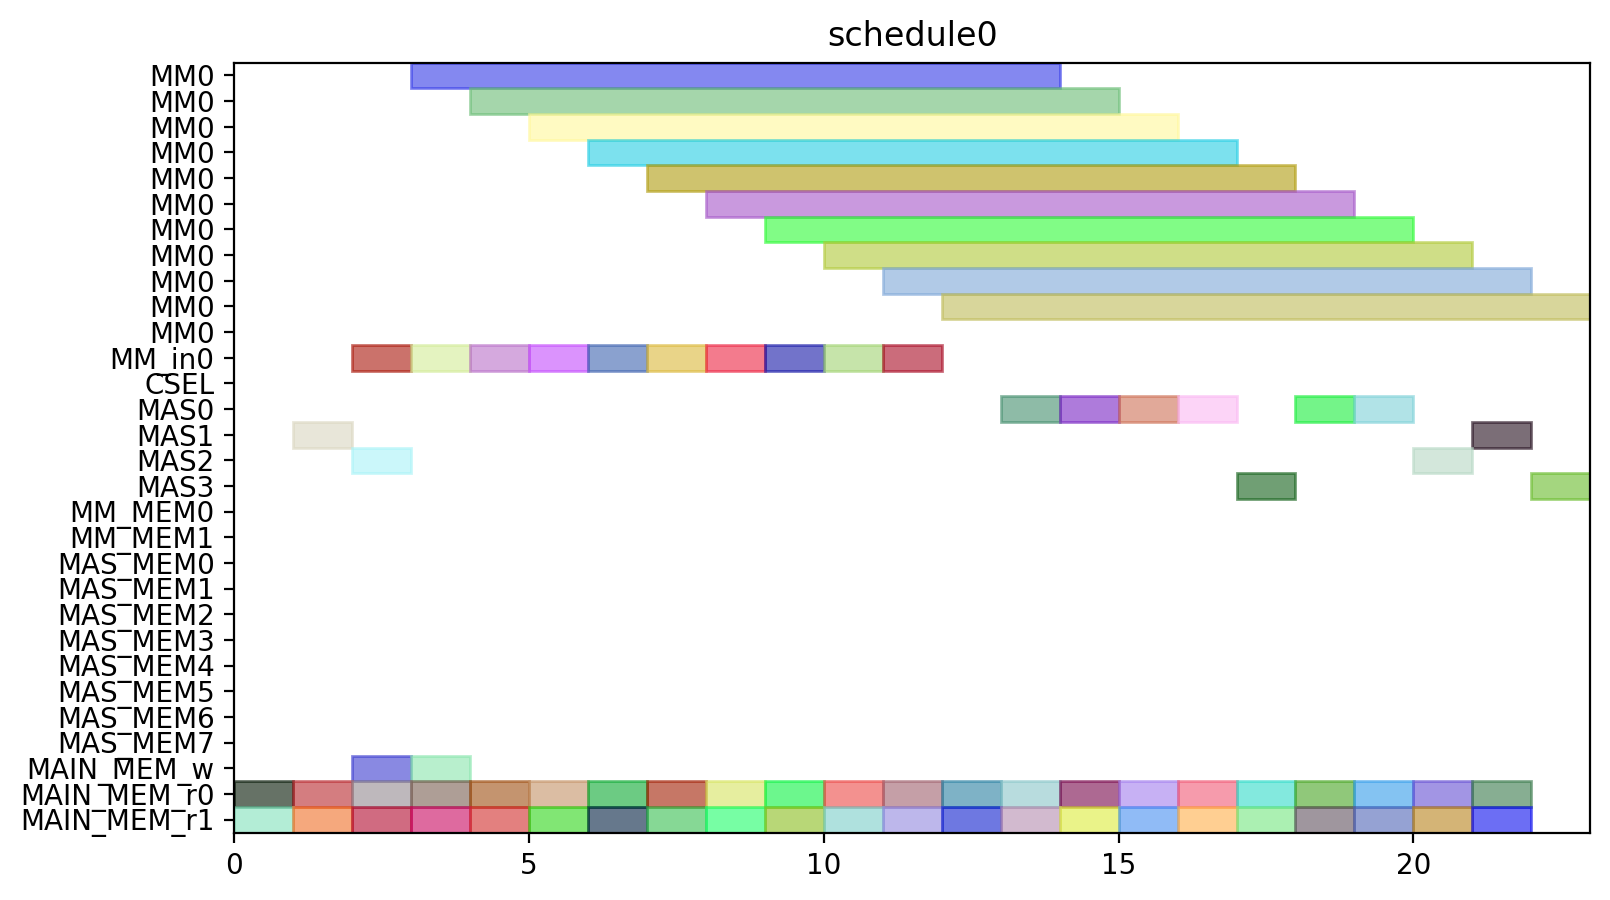

Write the Python code that produced this figure.
from pyschedule import Scenario, solvers, plotters, alt


def solve():
	horizon = 120
	S = Scenario("schedule0", horizon=horizon)

	# resource
	MM = S.Resources('MM', num=1, size=11)
	MM_in = S.Resources('MM_in', num=1)
	CSEL = S.Resource('CSEL')
	MAS = S.Resources('MAS', num=4, size=1, periods=range(1, horizon))
	MM_MEM = S.Resources('MM_MEM', num=2)
	MAS_MEM = S.Resources('MAS_MEM', num=8)
	MAIN_MEM_w = S.Resource('MAIN_MEM_w', size=1)
	MAIN_MEM_r = S.Resources('MAIN_MEM_r', num=2)

	# result of previous scheduling

	# new tasks
	c10_t0 = S.Task('c10_t0', length=11, delay_cost=1)
	c10_t0 += alt(MM)
	c10_t0_in = S.Task('c10_t0_in', length=1, delay_cost=1)
	c10_t0_in += alt(MM_in)
	S += c10_t0_in*MM_in[0]<=c10_t0*MM[0]
	c10_t0_mem0 = S.Task('c10_t0_mem0', length=1, delay_cost=1)
	c10_t0_mem0 += MAIN_MEM_r[0]
	S += c10_t0_mem0 <= c10_t0

	c10_t0_mem1 = S.Task('c10_t0_mem1', length=1, delay_cost=1)
	c10_t0_mem1 += MAIN_MEM_r[1]
	S += c10_t0_mem1 <= c10_t0

	c10_t1 = S.Task('c10_t1', length=11, delay_cost=1)
	c10_t1 += alt(MM)
	c10_t1_in = S.Task('c10_t1_in', length=1, delay_cost=1)
	c10_t1_in += alt(MM_in)
	S += c10_t1_in*MM_in[0]<=c10_t1*MM[0]
	c10_t1_mem0 = S.Task('c10_t1_mem0', length=1, delay_cost=1)
	c10_t1_mem0 += MAIN_MEM_r[0]
	S += c10_t1_mem0 <= c10_t1

	c10_t1_mem1 = S.Task('c10_t1_mem1', length=1, delay_cost=1)
	c10_t1_mem1 += MAIN_MEM_r[1]
	S += c10_t1_mem1 <= c10_t1

	c10_t2 = S.Task('c10_t2', length=1, delay_cost=1)
	c10_t2 += alt(MAS)
	c10_t2_mem0 = S.Task('c10_t2_mem0', length=1, delay_cost=1)
	c10_t2_mem0 += MAIN_MEM_r[0]
	S += c10_t2_mem0 <= c10_t2

	c10_t2_mem1 = S.Task('c10_t2_mem1', length=1, delay_cost=1)
	c10_t2_mem1 += MAIN_MEM_r[1]
	S += c10_t2_mem1 <= c10_t2

	c10_t3 = S.Task('c10_t3', length=1, delay_cost=1)
	c10_t3 += alt(MAS)
	c10_t3_mem0 = S.Task('c10_t3_mem0', length=1, delay_cost=1)
	c10_t3_mem0 += MAIN_MEM_r[0]
	S += c10_t3_mem0 <= c10_t3

	c10_t3_mem1 = S.Task('c10_t3_mem1', length=1, delay_cost=1)
	c10_t3_mem1 += MAIN_MEM_r[1]
	S += c10_t3_mem1 <= c10_t3

	c20_t0 = S.Task('c20_t0', length=11, delay_cost=1)
	c20_t0 += alt(MM)
	c20_t0_in = S.Task('c20_t0_in', length=1, delay_cost=1)
	c20_t0_in += alt(MM_in)
	S += c20_t0_in*MM_in[0]<=c20_t0*MM[0]
	c20_t0_mem0 = S.Task('c20_t0_mem0', length=1, delay_cost=1)
	c20_t0_mem0 += MAIN_MEM_r[0]
	S += c20_t0_mem0 <= c20_t0

	c20_t0_mem1 = S.Task('c20_t0_mem1', length=1, delay_cost=1)
	c20_t0_mem1 += MAIN_MEM_r[1]
	S += c20_t0_mem1 <= c20_t0

	c20_t1 = S.Task('c20_t1', length=11, delay_cost=1)
	c20_t1 += alt(MM)
	c20_t1_in = S.Task('c20_t1_in', length=1, delay_cost=1)
	c20_t1_in += alt(MM_in)
	S += c20_t1_in*MM_in[0]<=c20_t1*MM[0]
	c20_t1_mem0 = S.Task('c20_t1_mem0', length=1, delay_cost=1)
	c20_t1_mem0 += MAIN_MEM_r[0]
	S += c20_t1_mem0 <= c20_t1

	c20_t1_mem1 = S.Task('c20_t1_mem1', length=1, delay_cost=1)
	c20_t1_mem1 += MAIN_MEM_r[1]
	S += c20_t1_mem1 <= c20_t1

	c20_t2 = S.Task('c20_t2', length=1, delay_cost=1)
	c20_t2 += alt(MAS)
	c20_t2_mem0 = S.Task('c20_t2_mem0', length=1, delay_cost=1)
	c20_t2_mem0 += MAIN_MEM_r[0]
	S += c20_t2_mem0 <= c20_t2

	c20_t2_mem1 = S.Task('c20_t2_mem1', length=1, delay_cost=1)
	c20_t2_mem1 += MAIN_MEM_r[1]
	S += c20_t2_mem1 <= c20_t2

	c20_t3 = S.Task('c20_t3', length=1, delay_cost=1)
	c20_t3 += alt(MAS)
	c20_t3_mem0 = S.Task('c20_t3_mem0', length=1, delay_cost=1)
	c20_t3_mem0 += MAIN_MEM_r[0]
	S += c20_t3_mem0 <= c20_t3

	c20_t3_mem1 = S.Task('c20_t3_mem1', length=1, delay_cost=1)
	c20_t3_mem1 += MAIN_MEM_r[1]
	S += c20_t3_mem1 <= c20_t3

	c01_t0 = S.Task('c01_t0', length=11, delay_cost=1)
	c01_t0 += alt(MM)
	c01_t0_in = S.Task('c01_t0_in', length=1, delay_cost=1)
	c01_t0_in += alt(MM_in)
	S += c01_t0_in*MM_in[0]<=c01_t0*MM[0]
	c01_t0_mem0 = S.Task('c01_t0_mem0', length=1, delay_cost=1)
	c01_t0_mem0 += MAIN_MEM_r[0]
	S += c01_t0_mem0 <= c01_t0

	c01_t0_mem1 = S.Task('c01_t0_mem1', length=1, delay_cost=1)
	c01_t0_mem1 += MAIN_MEM_r[1]
	S += c01_t0_mem1 <= c01_t0

	c01_t1 = S.Task('c01_t1', length=11, delay_cost=1)
	c01_t1 += alt(MM)
	c01_t1_in = S.Task('c01_t1_in', length=1, delay_cost=1)
	c01_t1_in += alt(MM_in)
	S += c01_t1_in*MM_in[0]<=c01_t1*MM[0]
	c01_t1_mem0 = S.Task('c01_t1_mem0', length=1, delay_cost=1)
	c01_t1_mem0 += MAIN_MEM_r[0]
	S += c01_t1_mem0 <= c01_t1

	c01_t1_mem1 = S.Task('c01_t1_mem1', length=1, delay_cost=1)
	c01_t1_mem1 += MAIN_MEM_r[1]
	S += c01_t1_mem1 <= c01_t1

	c01_t2 = S.Task('c01_t2', length=1, delay_cost=1)
	c01_t2 += alt(MAS)
	c01_t2_mem0 = S.Task('c01_t2_mem0', length=1, delay_cost=1)
	c01_t2_mem0 += MAIN_MEM_r[0]
	S += c01_t2_mem0 <= c01_t2

	c01_t2_mem1 = S.Task('c01_t2_mem1', length=1, delay_cost=1)
	c01_t2_mem1 += MAIN_MEM_r[1]
	S += c01_t2_mem1 <= c01_t2

	c01_t3 = S.Task('c01_t3', length=1, delay_cost=1)
	c01_t3 += alt(MAS)
	c01_t3_mem0 = S.Task('c01_t3_mem0', length=1, delay_cost=1)
	c01_t3_mem0 += MAIN_MEM_r[0]
	S += c01_t3_mem0 <= c01_t3

	c01_t3_mem1 = S.Task('c01_t3_mem1', length=1, delay_cost=1)
	c01_t3_mem1 += MAIN_MEM_r[1]
	S += c01_t3_mem1 <= c01_t3

	c11_t0 = S.Task('c11_t0', length=11, delay_cost=1)
	c11_t0 += alt(MM)
	c11_t0_in = S.Task('c11_t0_in', length=1, delay_cost=1)
	c11_t0_in += alt(MM_in)
	S += c11_t0_in*MM_in[0]<=c11_t0*MM[0]
	c11_t0_mem0 = S.Task('c11_t0_mem0', length=1, delay_cost=1)
	c11_t0_mem0 += MAIN_MEM_r[0]
	S += c11_t0_mem0 <= c11_t0

	c11_t0_mem1 = S.Task('c11_t0_mem1', length=1, delay_cost=1)
	c11_t0_mem1 += MAIN_MEM_r[1]
	S += c11_t0_mem1 <= c11_t0

	c11_t1 = S.Task('c11_t1', length=11, delay_cost=1)
	c11_t1 += alt(MM)
	c11_t1_in = S.Task('c11_t1_in', length=1, delay_cost=1)
	c11_t1_in += alt(MM_in)
	S += c11_t1_in*MM_in[0]<=c11_t1*MM[0]
	c11_t1_mem0 = S.Task('c11_t1_mem0', length=1, delay_cost=1)
	c11_t1_mem0 += MAIN_MEM_r[0]
	S += c11_t1_mem0 <= c11_t1

	c11_t1_mem1 = S.Task('c11_t1_mem1', length=1, delay_cost=1)
	c11_t1_mem1 += MAIN_MEM_r[1]
	S += c11_t1_mem1 <= c11_t1

	c11_t2 = S.Task('c11_t2', length=1, delay_cost=1)
	c11_t2 += alt(MAS)
	c11_t2_mem0 = S.Task('c11_t2_mem0', length=1, delay_cost=1)
	c11_t2_mem0 += MAIN_MEM_r[0]
	S += c11_t2_mem0 <= c11_t2

	c11_t2_mem1 = S.Task('c11_t2_mem1', length=1, delay_cost=1)
	c11_t2_mem1 += MAIN_MEM_r[1]
	S += c11_t2_mem1 <= c11_t2

	c11_t3 = S.Task('c11_t3', length=1, delay_cost=1)
	c11_t3 += alt(MAS)
	c11_t3_mem0 = S.Task('c11_t3_mem0', length=1, delay_cost=1)
	c11_t3_mem0 += MAIN_MEM_r[0]
	S += c11_t3_mem0 <= c11_t3

	c11_t3_mem1 = S.Task('c11_t3_mem1', length=1, delay_cost=1)
	c11_t3_mem1 += MAIN_MEM_r[1]
	S += c11_t3_mem1 <= c11_t3

	c21_t0 = S.Task('c21_t0', length=11, delay_cost=1)
	c21_t0 += alt(MM)
	c21_t0_in = S.Task('c21_t0_in', length=1, delay_cost=1)
	c21_t0_in += alt(MM_in)
	S += c21_t0_in*MM_in[0]<=c21_t0*MM[0]
	c21_t0_mem0 = S.Task('c21_t0_mem0', length=1, delay_cost=1)
	c21_t0_mem0 += MAIN_MEM_r[0]
	S += c21_t0_mem0 <= c21_t0

	c21_t0_mem1 = S.Task('c21_t0_mem1', length=1, delay_cost=1)
	c21_t0_mem1 += MAIN_MEM_r[1]
	S += c21_t0_mem1 <= c21_t0

	c21_t1 = S.Task('c21_t1', length=11, delay_cost=1)
	c21_t1 += alt(MM)
	c21_t1_in = S.Task('c21_t1_in', length=1, delay_cost=1)
	c21_t1_in += alt(MM_in)
	S += c21_t1_in*MM_in[0]<=c21_t1*MM[0]
	c21_t1_mem0 = S.Task('c21_t1_mem0', length=1, delay_cost=1)
	c21_t1_mem0 += MAIN_MEM_r[0]
	S += c21_t1_mem0 <= c21_t1

	c21_t1_mem1 = S.Task('c21_t1_mem1', length=1, delay_cost=1)
	c21_t1_mem1 += MAIN_MEM_r[1]
	S += c21_t1_mem1 <= c21_t1

	c21_t2 = S.Task('c21_t2', length=1, delay_cost=1)
	c21_t2 += alt(MAS)
	c21_t2_mem0 = S.Task('c21_t2_mem0', length=1, delay_cost=1)
	c21_t2_mem0 += MAIN_MEM_r[0]
	S += c21_t2_mem0 <= c21_t2

	c21_t2_mem1 = S.Task('c21_t2_mem1', length=1, delay_cost=1)
	c21_t2_mem1 += MAIN_MEM_r[1]
	S += c21_t2_mem1 <= c21_t2

	c21_t3 = S.Task('c21_t3', length=1, delay_cost=1)
	c21_t3 += alt(MAS)
	c21_t3_mem0 = S.Task('c21_t3_mem0', length=1, delay_cost=1)
	c21_t3_mem0 += MAIN_MEM_r[0]
	S += c21_t3_mem0 <= c21_t3

	c21_t3_mem1 = S.Task('c21_t3_mem1', length=1, delay_cost=1)
	c21_t3_mem1 += MAIN_MEM_r[1]
	S += c21_t3_mem1 <= c21_t3

	c000 = S.Task('c000', length=1, delay_cost=1)
	c000 += alt(MAS)
	S += 0<c000

	c000_w = S.Task('c000_w', length=1, delay_cost=1)
	c000_w += alt(MAIN_MEM_w)
	S += c000 <= c000_w

	c000_mem0 = S.Task('c000_mem0', length=1, delay_cost=1)
	c000_mem0 += MAIN_MEM_r[0]
	S += c000_mem0 <= c000

	c000_mem1 = S.Task('c000_mem1', length=1, delay_cost=1)
	c000_mem1 += MAIN_MEM_r[1]
	S += c000_mem1 <= c000

	c001 = S.Task('c001', length=1, delay_cost=1)
	c001 += alt(MAS)
	S += 0<c001

	c001_w = S.Task('c001_w', length=1, delay_cost=1)
	c001_w += alt(MAIN_MEM_w)
	S += c001 <= c001_w

	c001_mem0 = S.Task('c001_mem0', length=1, delay_cost=1)
	c001_mem0 += MAIN_MEM_r[0]
	S += c001_mem0 <= c001

	c001_mem1 = S.Task('c001_mem1', length=1, delay_cost=1)
	c001_mem1 += MAIN_MEM_r[1]
	S += c001_mem1 <= c001

	solvers.mip.solve(S,msg=1,kind='CPLEX',ratio_gap=1.01)

	solution = [['hoge']*len(S.solution()[1]) for i in range(len(S.solution()))]
	for i in range(len(S.solution())):
		for j in range(len(S.solution()[i])):
			solution[i][j]=str(S.solution()[i][j])
	print(solution)

	cycles = int(solution[-1][3])

	pic_file_name = "/home/mfukuda/ABE/multiRAM_multiMAS_16mux/scheduling_result/stage11MM1_stage1MAS4/FROB/schedule0.png"
	if(S.solution() != []):
		plotters.matplotlib.plot(S,img_filename=pic_file_name, show_task_labels=False, fig_size=(cycles*0.25+3, 5))

	return solution
